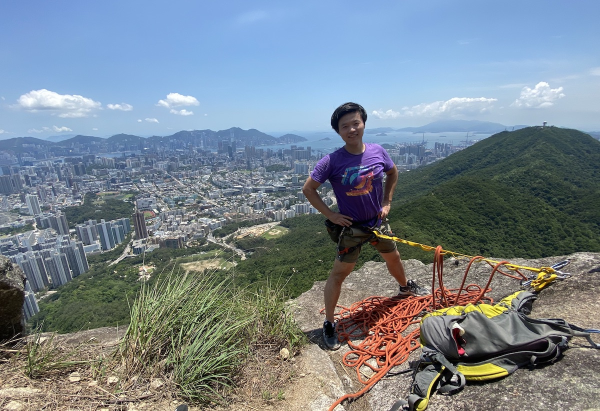
%> input picture data/test.jpg, 1200 x 822 px (shown at 1/2 size)
$ octave image_frequencydomain.m   (GNU Octave 9; MATLAB toolbox functions it lacks are replaced by stand-ins)
%> lines starting %> are read from the running program, lines starting %| are printed output that depends on the picture; in (x1, y1, x2, y2) boxes, pixels count from 0 and x2, y2 are one past the last pixel; in counts of white or black regions, pixels touching at a corner belong together; the program's own positions count from 1
img = imread('data/test.jpg');
%> img is the input picture: size 822x1200x3 uint8; mean R, G, B 119.9, 131.4, 140.5
imshow(img);
size(img);

img_in = imresize(img, 0.3);
img_grey = rgb2gray(img_in);

%% DCT transform
% compute DCT coefficient
J = dct2(img_grey);
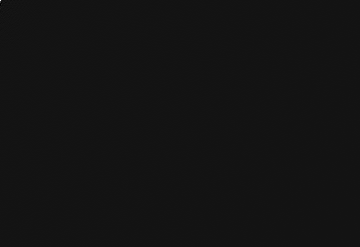
%> J: size 247x360 double; min -3266, max 38468.6, mean 0.5; drawn with min black and max white

% visualize the coefficient
figure
imshow(log(abs(J)),[])
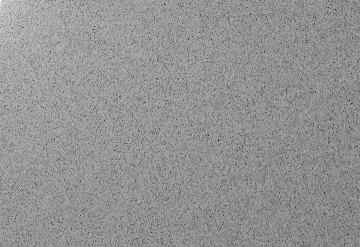
%> displayed picture: size 247x360, on the screen's scale of 0 to 255; min 0, max 255, mean 146.8
colormap(gca,jet(64))
colorbar
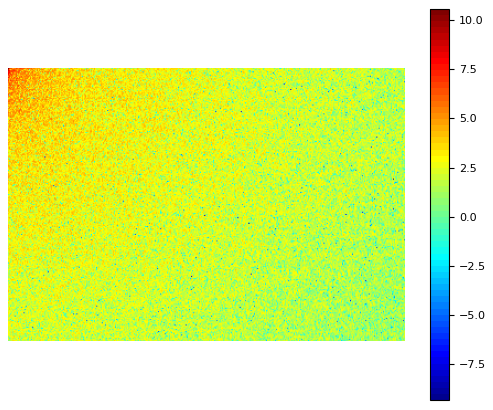
%> figure redrawn from the program's plot data

% compress
idx = abs(J)< 100;
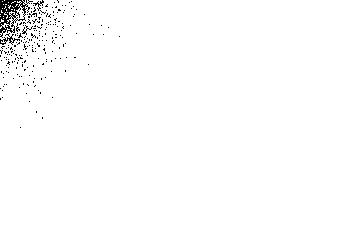
%> idx: size 247x360 logical; 98.8% white; black in thin lines or dots, all inside (x1, y1, x2, y2) = (0, 0, 120, 128)
J(idx) = 0;
display(sum(idx(:))/length(J(:)))
%| 0.9880
K = idct2(J);
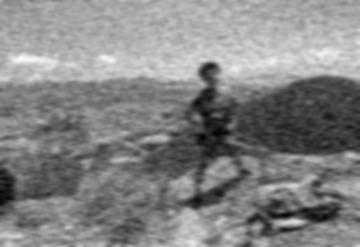
%> K: size 247x360 double; min -3.58, max 251.6, mean 129; drawn with min black and max white
imshowpair(img_grey, K,'montage')
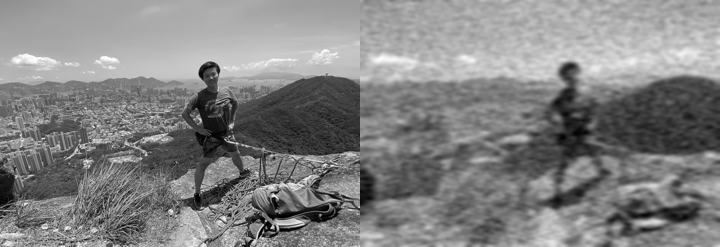
%> displayed picture: size 247x720, on the screen's scale of 0 to 255; min 0, max 255, mean 130.8

%% Fourier transform
Y = fft2(img_grey);
Y_shift = fftshift(Y);
% visualize the log spectrum curve
figure, surf(log(abs(Y_shift)));
%> after `surf(log(abs(Y_shift)))`:
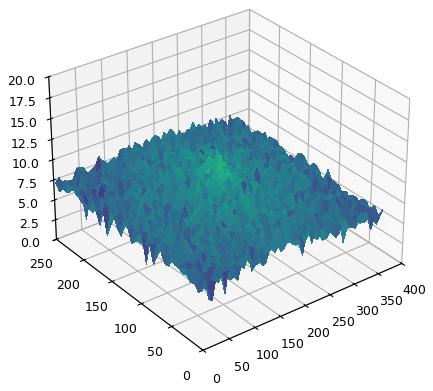
%> figure redrawn from the program's plot data

$ run again, with data/einstein.jpg copied over data/test.jpg
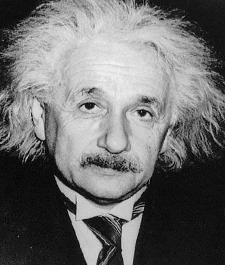
%> input picture data/einstein.jpg, 225 x 265 px
%> img is the input picture: size 265x225 uint8; min 0, max 246, mean 110.1
%> `idx = abs(J)< 100;`:
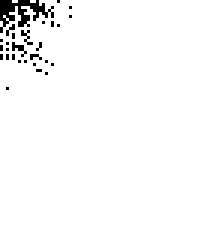
%> idx: size 80x68 logical (shown 3 times larger); 97.3% white; black in thin lines or dots, all inside (x1, y1, x2, y2) = (0, 0, 24, 30)
%| 0.9730
%> `surf(log(abs(Y_shift)))`:
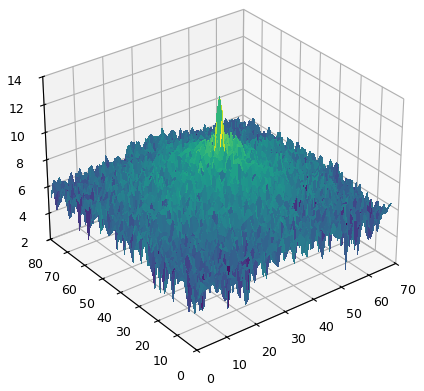
%> figure redrawn from the program's plot data

$ run again, with data/marilyn.jpg copied over data/test.jpg
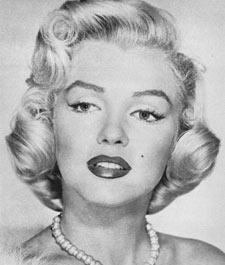
%> input picture data/marilyn.jpg, 225 x 265 px
%> img is the input picture: size 265x225 uint8; min 4, max 248, mean 177.2
%> `idx = abs(J)< 100;`:
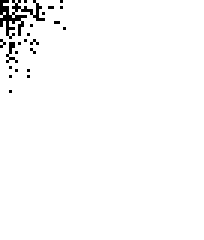
%> idx: size 80x68 logical (shown 3 times larger); 98% white; black in thin lines or dots, all inside (x1, y1, x2, y2) = (0, 0, 22, 31)
%| 0.9801
%> `surf(log(abs(Y_shift)))`:
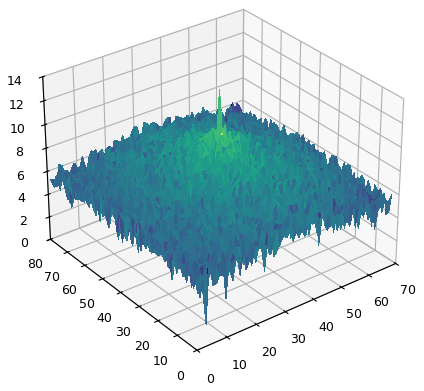
%> figure redrawn from the program's plot data

$ run again, with data/michelle_obama.jpg copied over data/test.jpg
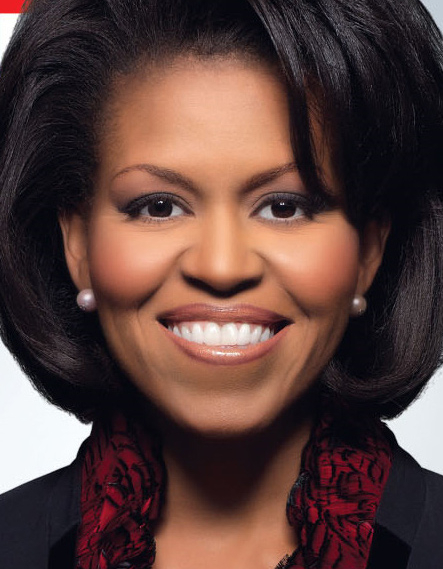
%> input picture data/michelle_obama.jpg, 443 x 569 px
%> img is the input picture: size 569x443x3 uint8; mean R, G, B 89.7, 64, 59.9
%> idx: size 171x133 logical; 98.2% white; black in thin lines or dots, all inside (x1, y1, x2, y2) = (0, 0, 38, 51)
%| 0.9817
%> `surf(log(abs(Y_shift)))`:
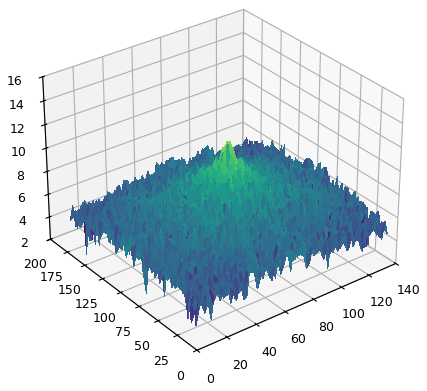
%> figure redrawn from the program's plot data
